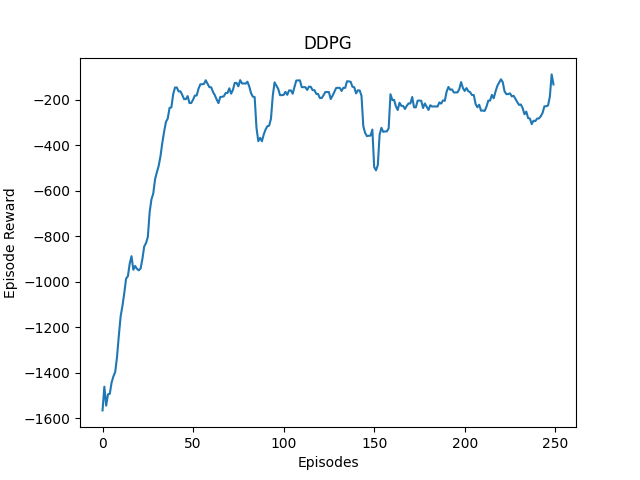

Write Python code to recreate this figure.
import os
import random
import numpy as np
from tqdm import tqdm
import collections

import torch
import torch.nn.functional as F
import matplotlib.pyplot as plt

import gym


def moving_average(a, window_size):
    cumulative_sum = np.cumsum(np.insert(a, 0, 0)) 
    middle = (cumulative_sum[window_size:] - cumulative_sum[:-window_size]) / window_size
    r = np.arange(1, window_size-1, 2)
    begin = np.cumsum(a[:window_size-1])[::2] / r
    end = (np.cumsum(a[:-window_size:-1])[::2] / r)[::-1]
    return np.concatenate((begin, middle, end))


def train_off_policy_agent(env, agent, num_episodes, replay_buffer, minimal_size, batch_size):
    return_list = []
    for i in range(10):
        with tqdm(total=int(num_episodes/10), desc='Iteration %d' % i) as pbar:
            for i_episode in range(int(num_episodes/10)):
                episode_return = 0
                state,_ = env.reset()
                done = False
                cnt = 0
                while not done and cnt < 200:
                    cnt += 1
                    action = agent.take_action(state)
                    next_state, reward, done,_, _ = env.step([action])
                    #print("take a step:",cnt)
                    reward = reward[0]
                    #print("action:",action)
                    replay_buffer.add(state.flatten(), action, reward, next_state.flatten(), done)
                    state = next_state
                    episode_return += reward
                    if replay_buffer.size() > minimal_size:
                        b_s, b_a, b_r, b_ns, b_d = replay_buffer.sample(batch_size)
                        transition_dict = {'states': b_s, 'actions': b_a, 'next_states': b_ns, 'rewards': b_r, 'dones': b_d}
                        agent.update(transition_dict)
                return_list.append(episode_return)
                if (i_episode+1) % 10 == 0:
                    pbar.set_postfix({'episode': '%d' % (num_episodes/10 * i + i_episode+1), 'return': '%.3f' % np.mean(return_list[-10:])})
                pbar.update(1)
    return return_list


class ReplayBuffer:
    ''' 经验回放池 '''
    def __init__(self, capacity):
        self.buffer = collections.deque(maxlen=capacity)  # 队列,先进先出

    def add(self, state, action, reward, next_state, done):  # 将数据加入buffer
        self.buffer.append((state, action, reward, next_state, done))

    def sample(self, batch_size):  # 从buffer中采样数据,数量为batch_size
        transitions = random.sample(self.buffer, batch_size)
        state, action, reward, next_state, done = zip(*transitions)
        #print(state)
        return np.array(state), np.array(action), reward, np.array(next_state), done

    def size(self):  # 目前buffer中数据的数量
        return len(self.buffer)


class PolicyNet(torch.nn.Module):
    def __init__(self, state_dim, hidden_dim, action_dim, action_bound):
        super(PolicyNet, self).__init__()
        self.fc1 = torch.nn.Linear(state_dim, hidden_dim)
        self.fc2 = torch.nn.Linear(hidden_dim, action_dim)
        self.action_bound = action_bound  # action_bound是环境可以接受的动作最大值

    def forward(self, x):
        x = F.relu(self.fc1(x))
        return torch.tanh(self.fc2(x)) * self.action_bound


class QValueNet(torch.nn.Module):
    def __init__(self, state_dim, hidden_dim, action_dim):
        super(QValueNet, self).__init__()
        self.hidden_dim = hidden_dim
        self.action_dim = action_dim
        self.state_dim = state_dim
        self.fc1 = torch.nn.Linear(state_dim + action_dim, hidden_dim)
        self.fc2 = torch.nn.Linear(hidden_dim, int(hidden_dim/2))
        self.fc_out = torch.nn.Linear(int(hidden_dim/2), 1)

    def forward(self, x, a):
        x = x.view(-1,self.state_dim)
        a = a.view(-1,self.action_dim)
        cat = torch.cat([x, a], dim=1) 
        x = F.relu(self.fc1(cat))
        x = F.relu(self.fc2(x))
        return self.fc_out(x)
    

class DDPG:
    ''' DDPG算法 '''
    def __init__(self, state_dim, hidden_dim, action_dim, action_bound, sigma, actor_lr, critic_lr, tau, gamma, device):
        self.actor = PolicyNet(state_dim, hidden_dim, action_dim, action_bound).to(device)
        self.critic = QValueNet(state_dim, hidden_dim, action_dim).to(device)
        self.target_actor = PolicyNet(state_dim, hidden_dim, action_dim, action_bound).to(device)
        self.target_critic = QValueNet(state_dim, hidden_dim, action_dim).to(device)
        
        self.target_critic.load_state_dict(self.critic.state_dict())
        self.target_actor.load_state_dict(self.actor.state_dict())
        self.actor_optimizer = torch.optim.Adam(self.actor.parameters(), lr=actor_lr)
        self.critic_optimizer = torch.optim.Adam(self.critic.parameters(), lr=critic_lr)
        self.gamma = gamma
        self.sigma = sigma  # 高斯噪声的标准差,均值直接设为0
        self.tau = tau  # 目标网络软更新参数
        self.action_dim = action_dim
        self.state_dim = state_dim
        self.device = device

    def take_action(self, state):
        state = np.array(state, dtype=np.float32).flatten()
        state = torch.tensor(state, dtype=torch.float).to(self.device).view(-1,self.state_dim)
        action = self.actor(state).item()
        # 给动作添加噪声，增加探索
        action = action + self.sigma * np.random.randn(self.action_dim)
        return action

    def soft_update(self, net, target_net):
        for param_target, param in zip(target_net.parameters(), net.parameters()):
            param_target.data.copy_(param_target.data * (1.0 - self.tau) + param.data * self.tau)

    def update(self, transition_dict):
        states = torch.tensor(transition_dict['states'], dtype=torch.float).to(self.device)
        actions = torch.tensor(transition_dict['actions'], dtype=torch.float).view(-1, 1).to(self.device)
        rewards = torch.tensor(transition_dict['rewards'], dtype=torch.float).view(-1, 1).to(self.device)
        next_states = torch.tensor(transition_dict['next_states'], dtype=torch.float).to(self.device).view(-1,state_dim)
        dones = torch.tensor(transition_dict['dones'], dtype=torch.float).view(-1, 1).to(self.device)
        next_q_values = self.target_critic(next_states, self.target_actor(next_states).view(-1,action_dim))
        
        q_targets = rewards + self.gamma * next_q_values * (1 - dones)
        critic_loss = torch.mean(F.mse_loss(self.critic(states, actions), q_targets))
        self.critic_optimizer.zero_grad()
        critic_loss.backward()
        self.critic_optimizer.step()
        states = states.view(-1,state_dim)
        actor_loss = -torch.mean(self.critic(states, self.actor(states)))
        self.actor_optimizer.zero_grad()
        actor_loss.backward()
        self.actor_optimizer.step()

        self.soft_update(self.actor, self.target_actor)  # 软更新策略网络
        self.soft_update(self.critic, self.target_critic)  # 软更新价值网络

actor_lr = 3e-4
critic_lr = 3e-3
num_episodes = 250
hidden_dim = 64
gamma = 0.9
tau = 0.005  
buffer_size = 10000
minimal_size = 1000
batch_size = 64
sigma = 0.01  
device = torch.device("cuda") if torch.cuda.is_available() else torch.device("cpu")
env_name = 'Pendulum-v1'
env = gym.make(env_name)
state_dim = env.observation_space.shape[0]
action_dim = env.action_space.shape[0]
action_bound = env.action_space.high[0] 


if __name__=="__main__":
    replay_buffer = ReplayBuffer(buffer_size)
    agent = DDPG(state_dim, hidden_dim, action_dim, action_bound, sigma, actor_lr, critic_lr, tau, gamma, device)

    return_list = train_off_policy_agent(env, agent, num_episodes, replay_buffer, minimal_size, batch_size)
    episodes_list = list(range(len(return_list)))

    mv_return = moving_average(return_list, 9)

    # draw figure
    plt.plot(episodes_list, mv_return)
    plt.ylabel('Episode Reward')
    plt.xlabel('Episodes')
    plt.title('DDPG')
    plt.savefig('./DDPG.png')
    plt.show()